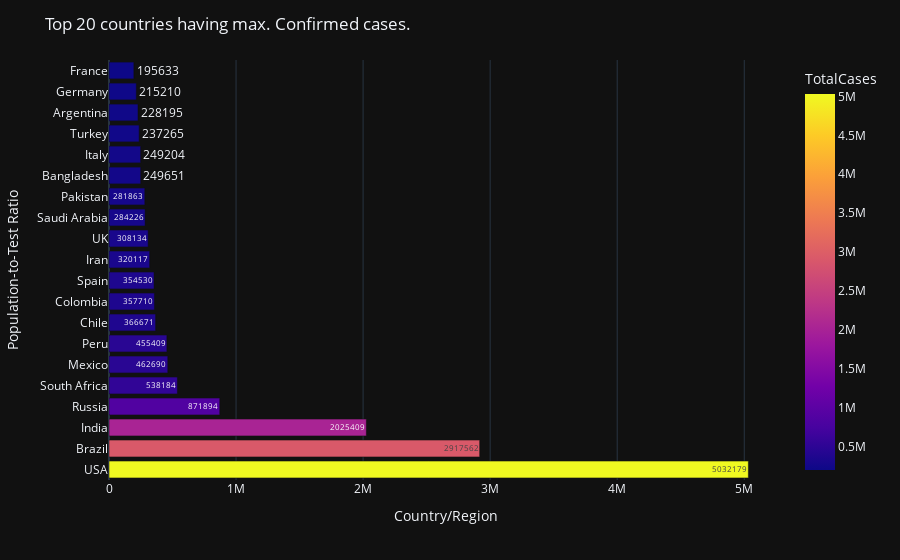

The notebook cell this image was saved under:
### Markdown cell above
## 7. Worst 20 countries having max. Confirmed cases.

### Code cell
#I will visualize only the top 20 countries
fig=px.bar(world_data.iloc[0:20],x='TotalCases',
           y='Country/Region', color = 'TotalCases', text='TotalCases')

# Customize the layout
fig.update_layout(
    title='Top 20 countries having max. Confirmed cases.',
    xaxis_title='Country/Region',
    yaxis_title='Population-to-Test Ratio',
    template='plotly_dark',
    hovermode='closest',
    bargap=0.2,
)
fig.show()

### Figure 1 — Plotly figure (JSON) as saved in the notebook; plotly's stock layout.template omitted (floating-point values rounded to 4 significant figures)
{"data": [{"alignmentgroup": "True", "hovertemplate": "TotalCases=%{marker.color}<br>Country/Region=%{y}<extra></extra>", "legendgroup": "", "marker": {"color": [5032179, 2917562, 2025409, 871894, 538184, 462690, 455409, 366671, 357710, 354530, 320117, 308134, 284226, 281863, 249651, 249204, 237265, 228195, 215210, 195633], "coloraxis": "coloraxis", "pattern": {"shape": ""}}, "name": "", "offsetgroup": "", "orientation": "h", "showlegend": false, "text": [5032179, 2917562, 2025409, 871894, 538184, 462690, 455409, 366671, 357710, 354530, 320117, 308134, 284226, 281863, 249651, 249204, 237265, 228195, 215210, 195633], "textposition": "auto", "type": "bar", "x": [5032179, 2917562, 2025409, 871894, 538184, 462690, 455409, 366671, 357710, 354530, 320117, 308134, 284226, 281863, 249651, 249204, 237265, 228195, 215210, 195633], "xaxis": "x", "y": ["USA", "Brazil", "India", "Russia", "South Africa", "Mexico", "Peru", "Chile", "Colombia", "Spain", "Iran", "UK", "Saudi Arabia", "Pakistan", "Bangladesh", "Italy", "Turkey", "Argentina", "Germany", "France"], "yaxis": "y"}], "layout": {"bargap": 0.2, "barmode": "relative", "coloraxis": {"colorbar": {"title": {"text": "TotalCases"}}, "colorscale": [[0, "#0d0887"], [0.1111, "#46039f"], [0.2222, "#7201a8"], [0.3333, "#9c179e"], [0.4444, "#bd3786"], [0.5556, "#d8576b"], [0.6667, "#ed7953"], [0.7778, "#fb9f3a"], [0.8889, "#fdca26"], [1, "#f0f921"]]}, "hovermode": "closest", "legend": {"tracegroupgap": 0}, "margin": {"t": 60}, "title": {"text": "Top 20 countries having max. Confirmed cases."}, "xaxis": {"anchor": "y", "domain": [0, 1], "title": {"text": "Country/Region"}}, "yaxis": {"anchor": "x", "domain": [0, 1], "title": {"text": "Population-to-Test Ratio"}}}}
